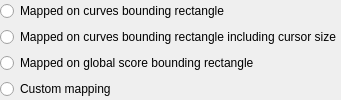
                   <widget class="QWidget" name="cursorSourceMode" native="true">
                    <layout class="QVBoxLayout" name="verticalLayout_11">
                     <property name="spacing">
                      <number>5</number>
                     </property>
                     <property name="leftMargin">
                      <number>0</number>
                     </property>
                     <property name="topMargin">
                      <number>0</number>
                     </property>
                     <property name="rightMargin">
                      <number>0</number>
                     </property>
                     <property name="bottomMargin">
                      <number>0</number>
                     </property>
                     <item>
                      <widget class="QRadioButton" name="cursorSourceMode0">
                       <property name="toolTip">
                        <string>Changes the cursor mapping to match the curve bounding rectangle</string>
                       </property>
                       <property name="text">
                        <string>Mapped on curves bounding rectangle</string>
                       </property>
                      </widget>
                     </item>
                     <item>
                      <widget class="QRadioButton" name="cursorSourceMode1">
                       <property name="toolTip">
                        <string>Changes the cursor mapping to match the curve+cursor bounding rectangle</string>
                       </property>
                       <property name="text">
                        <string>Mapped on curves bounding rectangle including cursor size</string>
                       </property>
                      </widget>
                     </item>
                     <item>
                      <widget class="QRadioButton" name="cursorSourceMode2">
                       <property name="toolTip">
                        <string>Changes the cursor mapping to match the score bounding rectangle</string>
                       </property>
                       <property name="text">
                        <string>Mapped on global score bounding rectangle</string>
                       </property>
                      </widget>
                     </item>
                     <item>
                      <widget class="QRadioButton" name="cursorSourceMode3">
                       <property name="toolTip">
                        <string>Changes the cursor mapping to your own coordinates mapping</string>
                       </property>
                       <property name="text">
                        <string>Custom mapping</string>
                       </property>
                      </widget>
                     </item>
                    </layout>
                   </widget>
